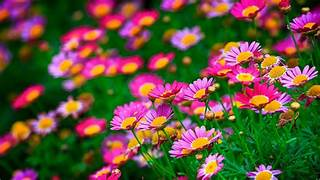
#> input picture flower.jpg, 320 x 180 px
$ python 'warmup exercise.py'
#> lines starting #> are read from the running program, lines starting #| are printed output that depends on the picture
import cv2
import numpy as np

# Global variables
img = None
window_name = 'Simple Photo Editor'
filter_type = 0
zoom_factor = 1.0
angle = 0
blur_kernel_size = 1
edge_threshold1 = 50
edge_threshold2 = 150
crop_x1, crop_y1, crop_x2, crop_y2 = 0, 0, 0, 0
is_cropping = False

# Callback functions
def update_filter(val):
    global filter_type
    filter_type = val

def update_zoom(val):
    global zoom_factor
    zoom_factor = val / 10.0

def update_rotation(val):
    global angle
    angle = val

def update_blur(val):
    global blur_kernel_size
    blur_kernel_size = val * 2 + 1

def update_edge1(val):
    global edge_threshold1
    edge_threshold1 = val

def update_edge2(val):
    global edge_threshold2
    edge_threshold2 = val

def mouse_callback(event, x, y, flags, param):
    global crop_x1, crop_y1, crop_x2, crop_y2, is_cropping
    if event == cv2.EVENT_LBUTTONDOWN:
        crop_x1, crop_y1 = x, y
        is_cropping = True
    elif event == cv2.EVENT_LBUTTONUP:
        crop_x2, crop_y2 = x, y
        is_cropping = False

def apply_filter(image, filter_type):
    if filter_type == 1:
        return cv2.applyColorMap(image, cv2.COLORMAP_JET)
    elif filter_type == 2:
        return cv2.applyColorMap(image, cv2.COLORMAP_HOT)
    return image

def main():
    global img, window_name

    # Load image
    img = cv2.imread('flower.jpg')
#> img is the input picture: shape (180, 320, 3); mean B, G, R 59.6, 80.6, 99.1
    if img is None:
        print("Image not found!")
        return

    # Create a window and trackbars
    cv2.namedWindow(window_name)
    cv2.createTrackbar('Filter', window_name, 0, 2, update_filter)
    cv2.createTrackbar('Zoom', window_name, 10, 30, update_zoom)
    cv2.createTrackbar('Rotation', window_name, 0, 360, update_rotation)
    cv2.createTrackbar('Blur', window_name, 0, 10, update_blur)
    cv2.createTrackbar('Edge1', window_name, 50, 255, update_edge1)
    cv2.createTrackbar('Edge2', window_name, 150, 255, update_edge2)

    cv2.setMouseCallback(window_name, mouse_callback)

    while True:
        # Apply filter
        filtered_img = apply_filter(img, filter_type)

        # Zoom
        h, w = filtered_img.shape[:2]
#> h = 180; w = 320
        center = (w // 2, h // 2)
#> center = (160, 90)
        M_zoom = cv2.getRotationMatrix2D(center, 0, zoom_factor)
#> M_zoom = [[1, 0, 0], [0, 1, 0]]
        zoomed_img = cv2.warpAffine(filtered_img, M_zoom, (w, h))

        # Rotation
        M_rotate = cv2.getRotationMatrix2D(center, angle, 1)
#> M_rotate = [[1, 0, 0], [0, 1, 0]]
        rotated_img = cv2.warpAffine(zoomed_img, M_rotate, (w, h))

        # Blurring
        if blur_kernel_size > 1:
            blurred_img = cv2.GaussianBlur(rotated_img, (blur_kernel_size, blur_kernel_size), 0)
        else:
            blurred_img = rotated_img

        # Edge Detection
        gray = cv2.cvtColor(blurred_img, cv2.COLOR_BGR2GRAY)
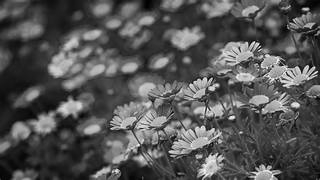
#> gray: shape (180, 320); min 1, max 254, mean 83.7
        edges = cv2.Canny(gray, edge_threshold1, edge_threshold2)
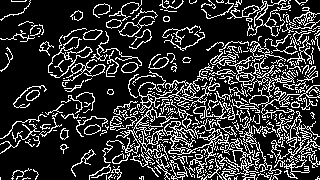
#> edges: shape (180, 320); 20.5% white in thin lines or dots
        sketch_img = cv2.cvtColor(edges, cv2.COLOR_GRAY2BGR)
#> sketch_img: shape (180, 320, 3); 20.5% white in thin lines or dots

        # Cropping
        if not is_cropping and crop_x1 and crop_x2 and crop_y1 and crop_y2:
            x1, y1, x2, y2 = min(crop_x1, crop_x2), min(crop_y1, crop_y2), max(crop_x1, crop_x2), max(crop_y1, crop_y2)
            crop_img = sketch_img[y1:y2, x1:x2]
            cv2.imshow('Cropped Image', crop_img)
            cv2.imwrite('cropped_image.jpg', crop_img)
        else:
            crop_img = sketch_img

        cv2.imshow(window_name, crop_img)

        key = cv2.waitKey(1)
#> (key Esc is pressed here)
        if key == 27:  # Esc key to exit
            break

    cv2.destroyAllWindows()

if __name__ == "__main__":
    main()

$ run again, with bts.jpg copied over flower.jpg
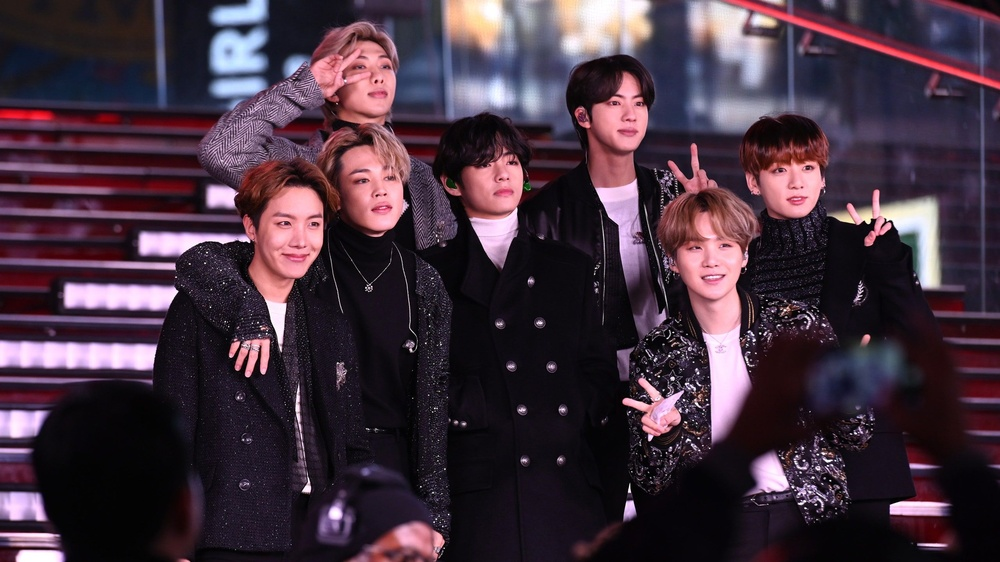
#> input picture bts.jpg, 1000 x 562 px, shrunk from 2560 x 1440 before the run
#> in main, img is the input picture: shape (562, 1000, 3); mean B, G, R 62.7, 49.6, 67.9
#> in main, `gray = cv2.cvtColor(blurred_img, cv2.COLOR_BGR2GRAY)`:
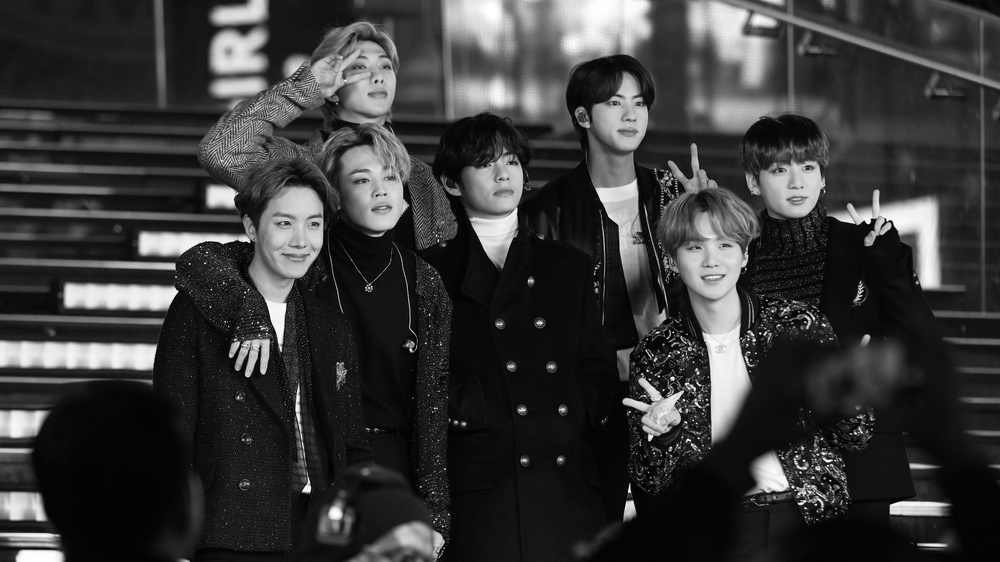
#> gray: shape (562, 1000); min 0, max 255, mean 56.6
#> in main, `edges = cv2.Canny(gray, edge_threshold1, edge_threshold2)`:
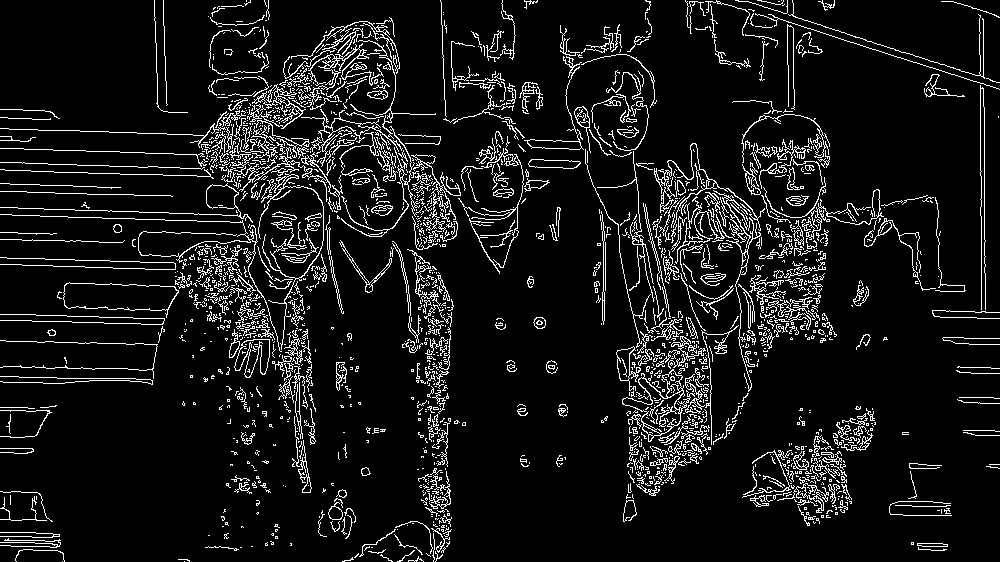
#> edges: shape (562, 1000); 8.7% white in thin lines or dots
#> sketch_img: shape (562, 1000, 3); 8.7% white in thin lines or dots
